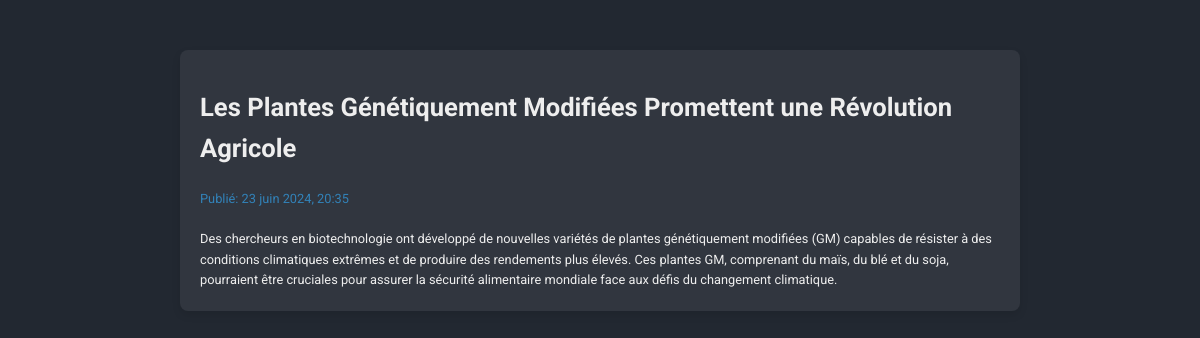
The page /fr/main/4/ on the database its author committed.
### main/models.py (models this page shows, shortened)
class Article(models.Model):
    title = models.CharField(max_length=100)
    content = models.TextField()
    publication_date = models.DateTimeField(auto_now_add=True)

### main/views.py (the view)
# urls.py: path("<int:article_id>/", views.detail, name="detail"),
def detail(request, article_id):
    article = get_object_or_404(Article, pk=article_id)
    return render(request, "main/article.html", {"article": article})

### main/templates/main/article.html (shortened to what this page needs)
{% load i18n %}
{% load static %}
<head>
    <link rel="stylesheet" type="text/css" href="{% static 'css/detail.css' %}">
</head>
<body>
    <div class="article-detail">
        <h1>{{ article.title }}</h1>
        <p class="publish-date">{% trans "Publié:" %} {{ article.publication_date|date:"j F Y, H:i" }}</p>
        <div class="article-content">
            {{ article.content|linebreaksbr }}
        </div>
    </div>
</body>

### main/static/css/detail.css (style rules this page uses)
body { font-family: 'Roboto', sans-serif; font-size: 0.8rem; background-color: #222831; color: #EEEEEE; margin: 0; padding: 0; line-height: 1.6; }
.article-detail { max-width: 800px; margin: 50px auto; padding: 20px; background-color: #31363F; border-radius: 8px; box-shadow: 0 4px 8px rgba(0, 0, 0, 0.1); }
.article-detail h1 { color: #EEEEEE; margin-bottom: 20px; }
.publish-date { color: #3282B8; margin-bottom: 20px; }
.article-content { color: #EEEEEE; }

### rows shown on the page
Article: title "Les Plantes Génétiquement Modifiées Promettent une Révolution Agricole", publication_date "23 juin 2024, 20:35", content "Des chercheurs en biotechnologie ont développé de nouvelles variétés de plantes génétiquement modifiées (GM) capables de résister à des conditions climatiques extrêmes et de produire des rendements plus élevés. Ces plantes GM, comprenant du maïs, du blé et du soja, pourraient être cruciales pour assurer la sécurité alimentaire mondiale face aux défis du changement climatique."
